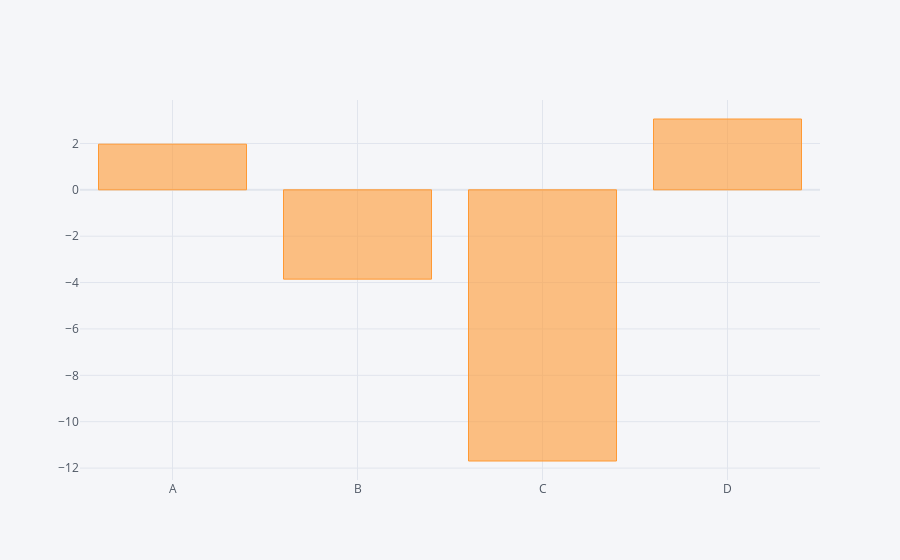

Notebook cell for this chart:
### Code cell
df.sum().iplot(kind='bar')

### Figure 1 — Plotly figure (JSON) as saved in the notebook; plotly's stock layout.template omitted (floating-point values rounded to 4 significant figures)
{"data": [{"marker": {"color": "rgba(255, 153, 51, 0.6)", "line": {"color": "rgba(255, 153, 51, 1.0)", "width": 1}}, "name": "None", "orientation": "v", "text": "", "type": "bar", "x": ["A", "B", "C", "D"], "y": [1.968, -3.852, -11.7, 3.054]}], "layout": {"legend": {"bgcolor": "#F5F6F9", "font": {"color": "#4D5663"}}, "paper_bgcolor": "#F5F6F9", "plot_bgcolor": "#F5F6F9", "title": {"font": {"color": "#4D5663"}}, "xaxis": {"gridcolor": "#E1E5ED", "showgrid": true, "tickfont": {"color": "#4D5663"}, "title": {"font": {"color": "#4D5663"}, "text": ""}, "zerolinecolor": "#E1E5ED"}, "yaxis": {"gridcolor": "#E1E5ED", "showgrid": true, "tickfont": {"color": "#4D5663"}, "title": {"font": {"color": "#4D5663"}, "text": ""}, "zerolinecolor": "#E1E5ED"}}}
